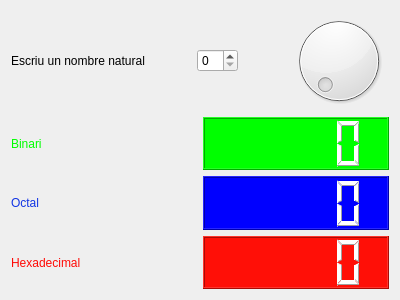
<?xml version="1.0" encoding="UTF-8"?>
<ui version="4.0">
 <class>MyForm</class>
 <widget class="QWidget" name="MyForm">
  <property name="geometry">
   <rect>
    <x>0</x>
    <y>0</y>
    <width>400</width>
    <height>300</height>
   </rect>
  </property>
  <property name="windowTitle">
   <string>Form</string>
  </property>
  <layout class="QVBoxLayout" name="verticalLayout_2">
   <item>
    <layout class="QVBoxLayout" name="verticalLayout">
     <item>
      <layout class="QHBoxLayout" name="horizontalLayout">
       <item>
        <widget class="QLabel" name="label">
         <property name="text">
          <string>Escriu un nombre natural</string>
         </property>
        </widget>
       </item>
       <item>
        <spacer name="horizontalSpacer">
         <property name="orientation">
          <enum>Qt::Horizontal</enum>
         </property>
         <property name="sizeHint" stdset="0">
          <size>
           <width>40</width>
           <height>20</height>
          </size>
         </property>
        </spacer>
       </item>
       <item>
        <widget class="QSpinBox" name="spinBox"/>
       </item>
       <item>
        <spacer name="horizontalSpacer_2">
         <property name="orientation">
          <enum>Qt::Horizontal</enum>
         </property>
         <property name="sizeHint" stdset="0">
          <size>
           <width>40</width>
           <height>20</height>
          </size>
         </property>
        </spacer>
       </item>
       <item>
        <widget class="QDial" name="dial"/>
       </item>
      </layout>
     </item>
     <item>
      <layout class="QHBoxLayout" name="horizontalLayout_2">
       <item>
        <widget class="QLabel" name="label_2">
         <property name="styleSheet">
          <string notr="true">color: rgb(0, 255, 0);</string>
         </property>
         <property name="text">
          <string>Binari</string>
         </property>
        </widget>
       </item>
       <item>
        <widget class="QLCDNumber" name="lcdNumber">
         <property name="styleSheet">
          <string notr="true">color: rgb(255, 255, 255);
background-color: rgb(0, 255, 0);</string>
         </property>
        </widget>
       </item>
      </layout>
     </item>
     <item>
      <layout class="QHBoxLayout" name="horizontalLayout_3">
       <item>
        <widget class="QLabel" name="label_3">
         <property name="styleSheet">
          <string notr="true">color: rgb(17, 52, 228);</string>
         </property>
         <property name="text">
          <string>Octal</string>
         </property>
        </widget>
       </item>
       <item>
        <widget class="QLCDNumber" name="lcdNumber_2">
         <property name="styleSheet">
          <string notr="true">background-color: rgb(0, 0, 255);
color: rgb(255, 255, 255);</string>
         </property>
        </widget>
       </item>
      </layout>
     </item>
     <item>
      <layout class="QHBoxLayout" name="horizontalLayout_4">
       <item>
        <widget class="QLabel" name="label_4">
         <property name="styleSheet">
          <string notr="true">color: rgb(255, 10, 6);</string>
         </property>
         <property name="text">
          <string>Hexadecimal</string>
         </property>
        </widget>
       </item>
       <item>
        <widget class="QLCDNumber" name="lcdNumber_3">
         <property name="styleSheet">
          <string notr="true">color: rgb(255, 255, 255);
background-color: rgb(255, 15, 7);</string>
         </property>
        </widget>
       </item>
      </layout>
     </item>
    </layout>
   </item>
  </layout>
 </widget>
 <resources/>
 <connections>
  <connection>
   <sender>spinBox</sender>
   <signal>valueChanged(int)</signal>
   <receiver>dial</receiver>
   <slot>setValue(int)</slot>
   <hints>
    <hint type="sourcelabel">
     <x>231</x>
     <y>63</y>
    </hint>
    <hint type="destinationlabel">
     <x>314</x>
     <y>76</y>
    </hint>
   </hints>
  </connection>
  <connection>
   <sender>dial</sender>
   <signal>valueChanged(int)</signal>
   <receiver>spinBox</receiver>
   <slot>setValue(int)</slot>
   <hints>
    <hint type="sourcelabel">
     <x>318</x>
     <y>27</y>
    </hint>
    <hint type="destinationlabel">
     <x>226</x>
     <y>64</y>
    </hint>
   </hints>
  </connection>
  <connection>
   <sender>spinBox</sender>
   <signal>valueChanged(int)</signal>
   <receiver>lcdNumber</receiver>
   <slot>setBinMode()</slot>
   <hints>
    <hint type="sourcelabel">
     <x>249</x>
     <y>65</y>
    </hint>
    <hint type="destinationlabel">
     <x>256</x>
     <y>131</y>
    </hint>
   </hints>
  </connection>
  <connection>
   <sender>spinBox</sender>
   <signal>valueChanged(int)</signal>
   <receiver>lcdNumber_2</receiver>
   <slot>setOctMode()</slot>
   <hints>
    <hint type="sourcelabel">
     <x>200</x>
     <y>58</y>
    </hint>
    <hint type="destinationlabel">
     <x>228</x>
     <y>214</y>
    </hint>
   </hints>
  </connection>
  <connection>
   <sender>spinBox</sender>
   <signal>valueChanged(int)</signal>
   <receiver>lcdNumber_3</receiver>
   <slot>setHexMode()</slot>
   <hints>
    <hint type="sourcelabel">
     <x>212</x>
     <y>63</y>
    </hint>
    <hint type="destinationlabel">
     <x>244</x>
     <y>279</y>
    </hint>
   </hints>
  </connection>
  <connection>
   <sender>spinBox</sender>
   <signal>valueChanged(int)</signal>
   <receiver>lcdNumber</receiver>
   <slot>display(int)</slot>
   <hints>
    <hint type="sourcelabel">
     <x>213</x>
     <y>64</y>
    </hint>
    <hint type="destinationlabel">
     <x>213</x>
     <y>131</y>
    </hint>
   </hints>
  </connection>
  <connection>
   <sender>spinBox</sender>
   <signal>valueChanged(int)</signal>
   <receiver>lcdNumber_2</receiver>
   <slot>display(int)</slot>
   <hints>
    <hint type="sourcelabel">
     <x>265</x>
     <y>63</y>
    </hint>
    <hint type="destinationlabel">
     <x>241</x>
     <y>215</y>
    </hint>
   </hints>
  </connection>
  <connection>
   <sender>spinBox</sender>
   <signal>valueChanged(int)</signal>
   <receiver>lcdNumber_3</receiver>
   <slot>display(int)</slot>
   <hints>
    <hint type="sourcelabel">
     <x>271</x>
     <y>69</y>
    </hint>
    <hint type="destinationlabel">
     <x>259</x>
     <y>288</y>
    </hint>
   </hints>
  </connection>
 </connections>
</ui>
